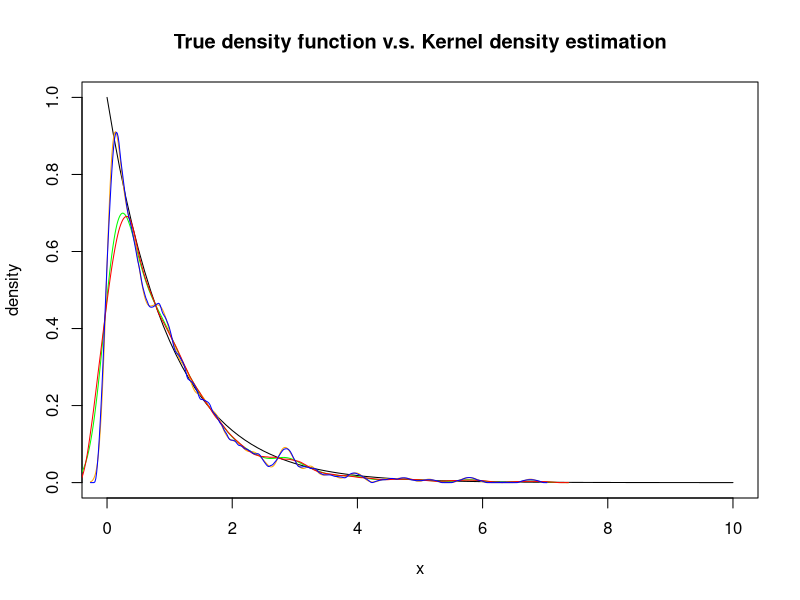

The R source for this figure:
n <- rexp(500, rate = 1)

x <- 0:10
y <- exp(-x)

curve(exp(-x), 0, 10, ylab = "density")
title(main = "True density function v.s. Kernel density estimation")
#curve(x, y, type = 'l', main = "true density v.s. kernel density")
lines(density(n, kernel = "gaussian", bw = "nrd0"), col = "green")
lines(density(n, kernel = "gaussian", bw = "sj"), col = "orange")
lines(density(n, kernel = "epanechnikov", bw = "nrd0"), col = "red")
lines(density(n, kernel = "epanechnikov", bw = "sj"), col = "blue")



x1 = rexp(500, rate = 1) 
#Estimate
est = density(x1, kernel = "gaussian", bw = "nrd0")
# Create approx func obj and integrate()
splxy = splinefun(est$x, (est$y - dexp(est$x))^2)
integrate(splxy, lower = min(x1), upper = max(x1)) 

x2 = rexp(500, rate = 1) 
#Estimate
est = density(x2, kernel = "gaussian", bw = "sj")
# Create approx func obj and integrate()
splxy = splinefun(est$x, (est$y - dexp(est$x))^2)
integrate(splxy, lower = min(x2), upper = max(x2)) 

x3 = rexp(500, rate = 1) 
#Estimate
est = density(x3, kernel = "epanechnikov", bw = "nrd0")
# Create approx func obj and integrate()
splxy = splinefun(est$x, (est$y - dexp(est$x))^2)
integrate(splxy, lower = min(x3), upper = max(x3)) 

x4 = rexp(500, rate = 1) 
#Estimate
est = density(x3, kernel = "epanechnikov", bw = "sj")
# Create approx func obj and integrate()
splxy = splinefun(est$x, (est$y - dexp(est$x))^2)
integrate(splxy, lower = min(x4), upper = max(x4)) 
